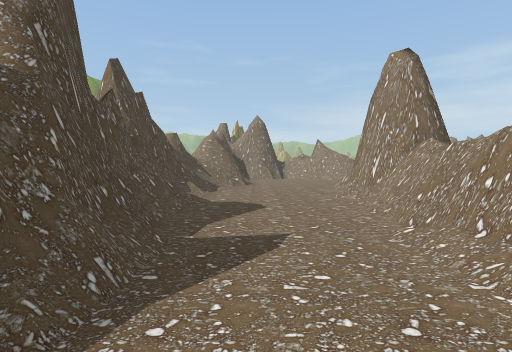
view 1 (above)

21 first-person views from a walk through a 3-D level made in the Unity game engine. The camera is 1.3 m above the floor, tilts 2° down and sees 80° across. The floor is counted in squares, 2 m on a side. Each view is taken from the middle of a square. On the plan, view 1 faces up. The plan holds only what a view shows up to about 10 squares ahead; the rest is blank. The place goes on beyond the plan. The player is left out.

view 2
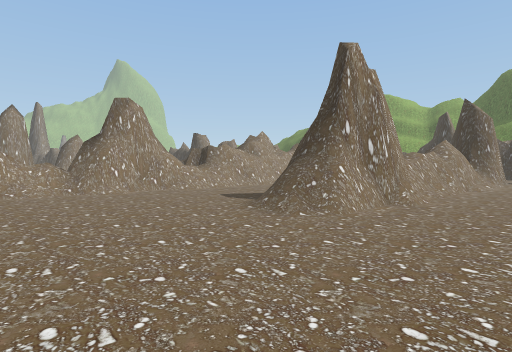

view 3
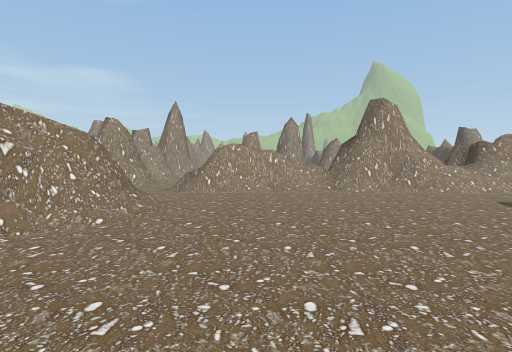

view 4
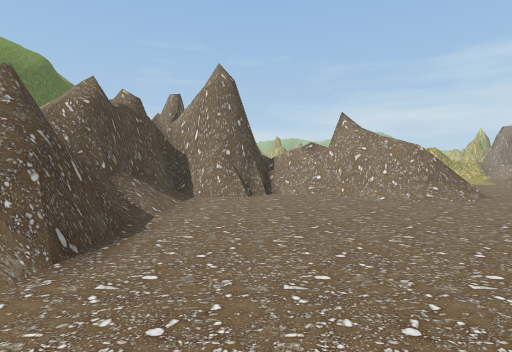

view 5
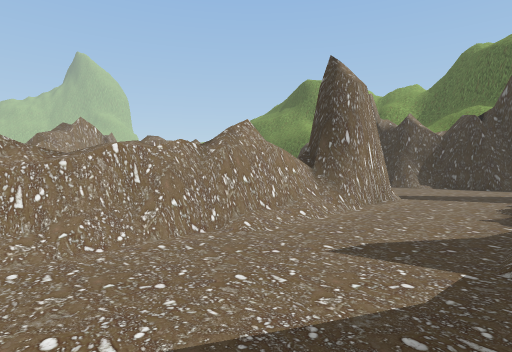

view 6
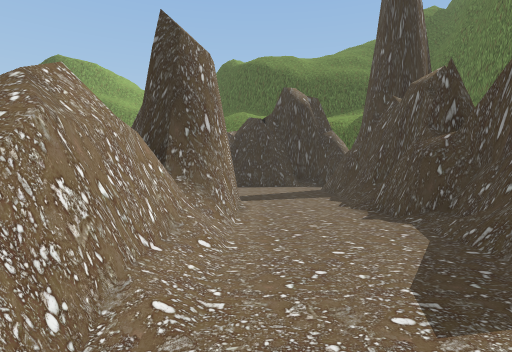

view 7
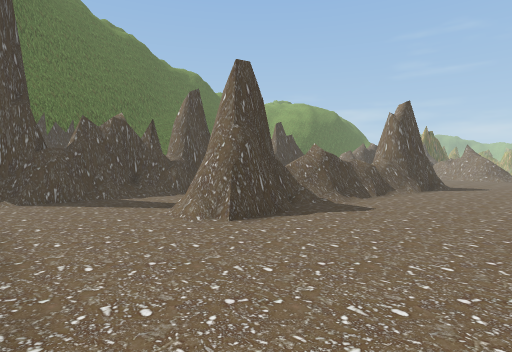

view 8
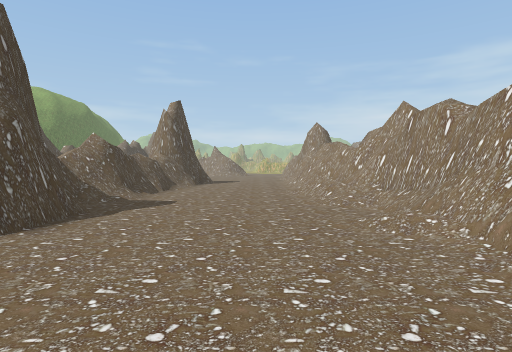

view 9
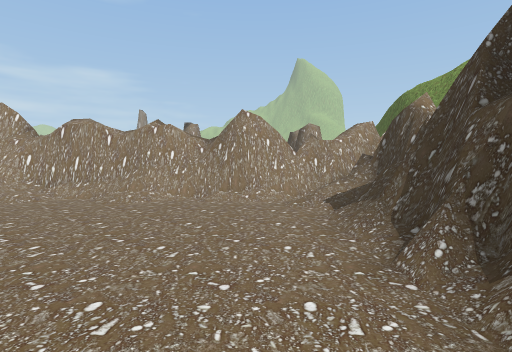

view 10
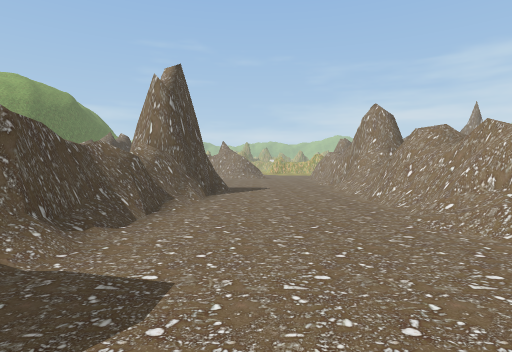

view 11
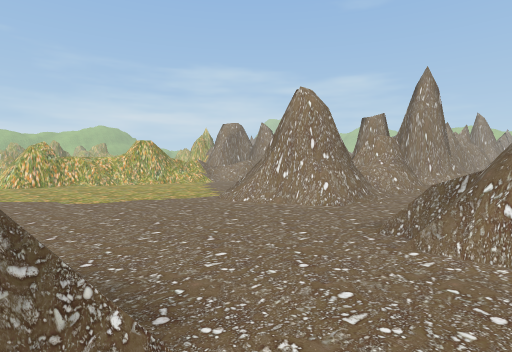

view 12
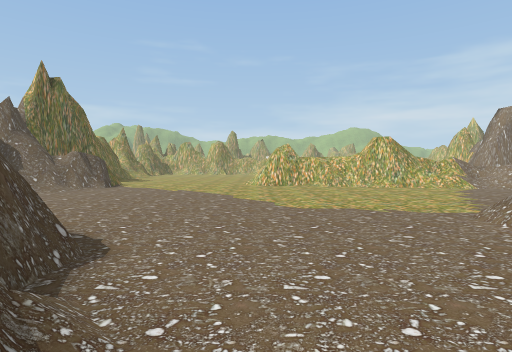

view 13
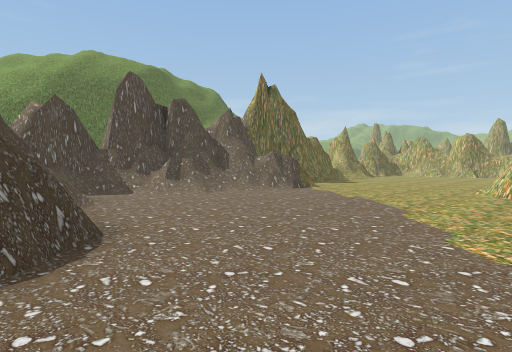

view 14
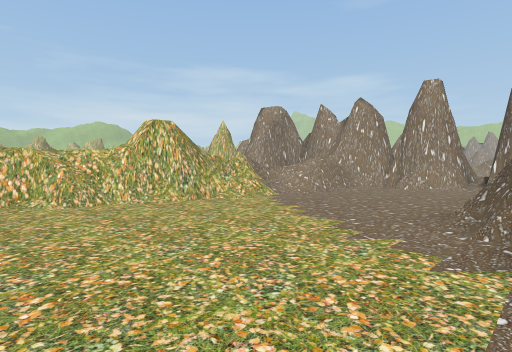

view 15
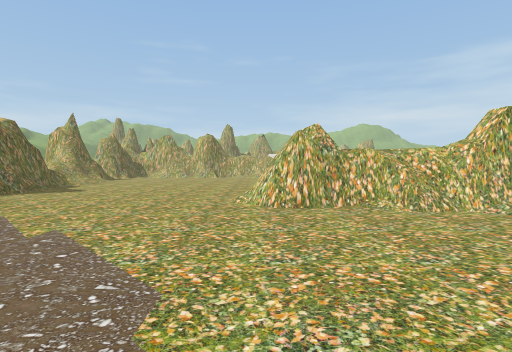

view 16
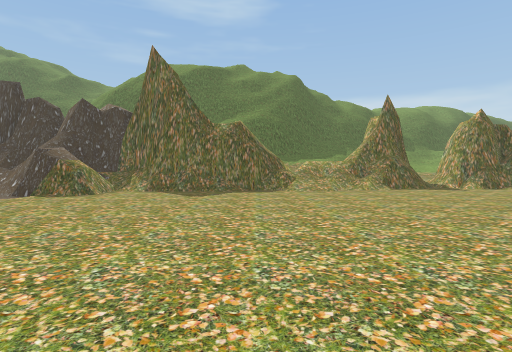

view 17
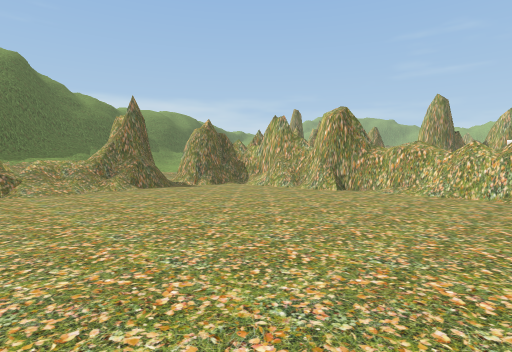

view 18
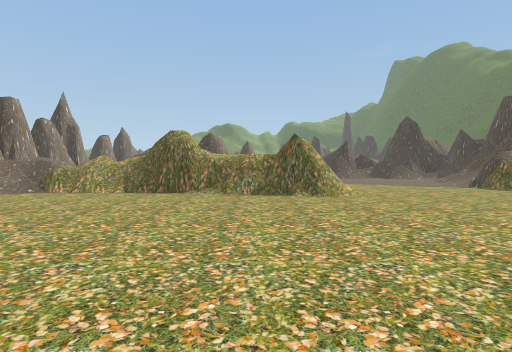

view 19
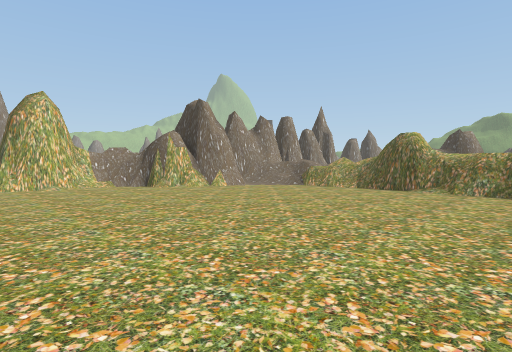

view 20
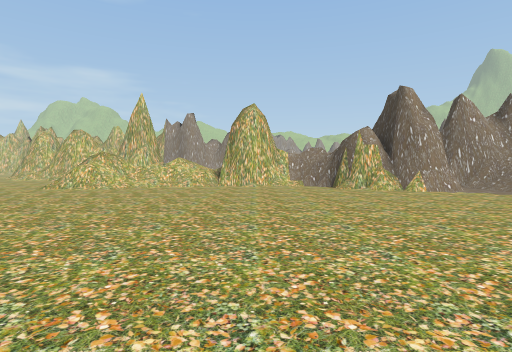

view 21
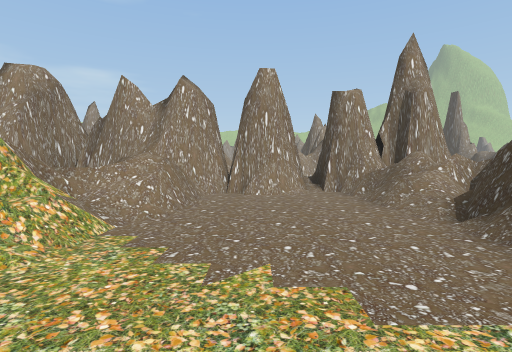

### Floor plan
Key: @ floor where view 1 was taken; # wall or solid block; x gap in a wall; . floor; / step, stairs or slope; = window, fence, low wall or low ledge; ^ raised ledge; v drop or lower ground.
Columns run from 2 left of view 1 to 18 right of it. Each row starts with its distance up from view 1.
 35  #////////   ...../=
 34  #........  ......//
 33 ##................//
 32 ##.................##
 31  =/................##
 30  //................##
 29  =/...............###
 28  ##..............###
 27   #..............###
 26   #..............###
 25  ##.....###/////./##
 24  ###....######////##
 23  ###........##////##
 22  #==...........//v##
 21  #=/..............##
 20  #=/............../##
 19  #/........../////###
 18  #/........=####=v##
 17  ###=......######/ #
 16   #####....###=##  #
 15  ######^........
 14  #....#=..=
 13 ##........#
 12 ##........#
 11  #........x/
 10 #=........##
  9 =/........##
  8 #/..=//...##
  7 #/..###...=#
  6 #/..###...##
  5 #/..###..=##
  4 #/..##.../#
  3 ##..##.../#
  2 ##..##.../##
  1  #..##.../##
  0  #@.#....//#
 -1  #..##..../#
 -2  #..##.../##
 -3  #........##
 -4  #........##
 -5  #..###///##
 -6  ###########

Positions as (right, up) in squares from view 1, and headings:
1: (0, 0), facing up
2: (0, 12), facing down-right
3: (0, 12), facing right
4: (1, 8), facing up
5: (-1, 5), facing down-right
6: (1, 4), facing down
7: (7, -5), facing up-left
8: (6, -5), facing up
9: (2, -4), facing right
10: (5, -1), facing up
11: (5, 13), facing up-right
12: (6, 14), facing up
13: (7, 16), facing up-left
14: (7, 18), facing up-right
15: (6, 19), facing up
16: (8, 28), facing left
17: (8, 28), facing up-left
18: (8, 32), facing down
19: (7, 33), facing down-right
20: (7, 31), facing right
21: (9, 21), facing right
